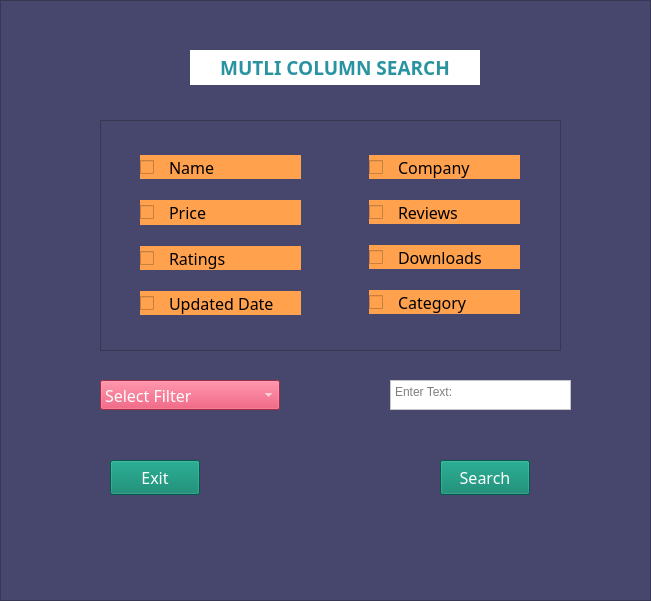
<?xml version="1.0" encoding="UTF-8"?>
<ui version="4.0">
 <class>Form</class>
 <widget class="QWidget" name="Form">
  <property name="geometry">
   <rect>
    <x>0</x>
    <y>0</y>
    <width>651</width>
    <height>601</height>
   </rect>
  </property>
  <property name="windowTitle">
   <string>Form</string>
  </property>
  <widget class="QFrame" name="MainDiv">
   <property name="geometry">
    <rect>
     <x>0</x>
     <y>0</y>
     <width>651</width>
     <height>601</height>
    </rect>
   </property>
   <property name="font">
    <font>
     <family>Arial Rounded MT Bold</family>
     <pointsize>8</pointsize>
     <italic>false</italic>
    </font>
   </property>
   <property name="styleSheet">
    <string notr="true">background-color: rgb(71, 71, 109);</string>
   </property>
   <property name="frameShape">
    <enum>QFrame::StyledPanel</enum>
   </property>
   <property name="frameShadow">
    <enum>QFrame::Raised</enum>
   </property>
   <widget class="QLabel" name="Heading">
    <property name="geometry">
     <rect>
      <x>190</x>
      <y>50</y>
      <width>290</width>
      <height>35</height>
     </rect>
    </property>
    <property name="font">
     <font>
      <family>Arial Rounded MT Bold</family>
      <pointsize>14</pointsize>
      <weight>75</weight>
      <bold>true</bold>
     </font>
    </property>
    <property name="styleSheet">
     <string notr="true">QLabel
{
color: rgb(42, 147, 161);
background-color: rgb(255, 255, 255);
}
</string>
    </property>
    <property name="text">
     <string>MUTLI COLUMN SEARCH</string>
    </property>
    <property name="alignment">
     <set>Qt::AlignCenter</set>
    </property>
    <property name="indent">
     <number>2</number>
    </property>
   </widget>
   <widget class="QPushButton" name="SearchButton">
    <property name="geometry">
     <rect>
      <x>440</x>
      <y>460</y>
      <width>90</width>
      <height>35</height>
     </rect>
    </property>
    <property name="font">
     <font>
      <family>Arial Rounded MT Bold</family>
      <pointsize>12</pointsize>
     </font>
    </property>
    <property name="styleSheet">
     <string notr="true">QPushButton
{
background-color: rgb(0, 128, 103);
color: rgb(255, 255, 255);
}
QPushButton:hover
{
	
	background-color: rgb(0, 128, 103);
}</string>
    </property>
    <property name="text">
     <string>Search</string>
    </property>
   </widget>
   <widget class="QComboBox" name="SelectFilter">
    <property name="geometry">
     <rect>
      <x>100</x>
      <y>380</y>
      <width>180</width>
      <height>30</height>
     </rect>
    </property>
    <property name="font">
     <font>
      <family>Arial Rounded MT Bold</family>
      <pointsize>12</pointsize>
     </font>
    </property>
    <property name="styleSheet">
     <string notr="true">QComboBox
{
	background-color: rgb(225, 60, 94);
color: rgb(255, 255, 255);
}
QComboBox QAbstractItemView
{
	background-color: rgb(0, 128, 103);
    color: rgb(255, 255, 255);
}</string>
    </property>
    <item>
     <property name="text">
      <string>Select Filter</string>
     </property>
    </item>
    <item>
     <property name="text">
      <string>AND</string>
     </property>
    </item>
    <item>
     <property name="text">
      <string>OR</string>
     </property>
    </item>
    <item>
     <property name="text">
      <string>NOT</string>
     </property>
    </item>
   </widget>
   <widget class="QPushButton" name="ExitButton">
    <property name="geometry">
     <rect>
      <x>110</x>
      <y>460</y>
      <width>90</width>
      <height>35</height>
     </rect>
    </property>
    <property name="font">
     <font>
      <family>Arial Rounded MT Bold</family>
      <pointsize>12</pointsize>
     </font>
    </property>
    <property name="styleSheet">
     <string notr="true">QPushButton
{
background-color: rgb(0, 128, 103);
color: rgb(255, 255, 255);
}
QPushButton:hover
{
	
	background-color: rgb(0, 128, 103);
}</string>
    </property>
    <property name="text">
     <string>Exit</string>
    </property>
   </widget>
   <widget class="QFrame" name="frame">
    <property name="geometry">
     <rect>
      <x>100</x>
      <y>120</y>
      <width>461</width>
      <height>231</height>
     </rect>
    </property>
    <property name="styleSheet">
     <string notr="true">font: 12pt &quot;Arial Rounded MT Bold&quot;;</string>
    </property>
    <property name="frameShape">
     <enum>QFrame::StyledPanel</enum>
    </property>
    <property name="frameShadow">
     <enum>QFrame::Raised</enum>
    </property>
    <widget class="QWidget" name="verticalLayoutWidget">
     <property name="geometry">
      <rect>
       <x>30</x>
       <y>20</y>
       <width>181</width>
       <height>191</height>
      </rect>
     </property>
     <layout class="QVBoxLayout" name="verticalLayout">
      <property name="leftMargin">
       <number>10</number>
      </property>
      <property name="rightMargin">
       <number>10</number>
      </property>
      <item>
       <widget class="QCheckBox" name="Name">
        <property name="minimumSize">
         <size>
          <width>25</width>
          <height>0</height>
         </size>
        </property>
        <property name="font">
         <font>
          <family>Arial Rounded MT Bold</family>
          <pointsize>12</pointsize>
          <weight>50</weight>
          <italic>false</italic>
          <bold>false</bold>
         </font>
        </property>
        <property name="styleSheet">
         <string notr="true">QCheckBox
{
	background-color: rgb(255, 161, 77);
	spacing: 15px
}
</string>
        </property>
        <property name="text">
         <string>Name</string>
        </property>
        <property name="tristate">
         <bool>false</bool>
        </property>
       </widget>
      </item>
      <item>
       <widget class="QCheckBox" name="Price">
        <property name="minimumSize">
         <size>
          <width>25</width>
          <height>25</height>
         </size>
        </property>
        <property name="font">
         <font>
          <family>Arial Rounded MT Bold</family>
          <pointsize>12</pointsize>
          <weight>50</weight>
          <italic>false</italic>
          <bold>false</bold>
         </font>
        </property>
        <property name="styleSheet">
         <string notr="true">QCheckBox
{
	background-color: rgb(255, 161, 77);
	spacing: 15px
}
</string>
        </property>
        <property name="text">
         <string>Price</string>
        </property>
        <property name="tristate">
         <bool>false</bool>
        </property>
       </widget>
      </item>
      <item>
       <widget class="QCheckBox" name="Rating">
        <property name="font">
         <font>
          <family>Arial Rounded MT Bold</family>
          <pointsize>12</pointsize>
          <weight>50</weight>
          <italic>false</italic>
          <bold>false</bold>
         </font>
        </property>
        <property name="styleSheet">
         <string notr="true">QCheckBox
{
	background-color: rgb(255, 161, 77);
	spacing: 15px
}
</string>
        </property>
        <property name="text">
         <string>Ratings</string>
        </property>
        <property name="tristate">
         <bool>false</bool>
        </property>
       </widget>
      </item>
      <item>
       <widget class="QCheckBox" name="UpdatedDate">
        <property name="font">
         <font>
          <family>Arial Rounded MT Bold</family>
          <pointsize>12</pointsize>
          <weight>50</weight>
          <italic>false</italic>
          <bold>false</bold>
         </font>
        </property>
        <property name="styleSheet">
         <string notr="true">QCheckBox
{
	background-color: rgb(255, 161, 77);
	spacing: 15px
}
</string>
        </property>
        <property name="text">
         <string>Updated Date</string>
        </property>
        <property name="tristate">
         <bool>false</bool>
        </property>
       </widget>
      </item>
     </layout>
    </widget>
    <widget class="QWidget" name="verticalLayoutWidget_2">
     <property name="geometry">
      <rect>
       <x>259</x>
       <y>20</y>
       <width>171</width>
       <height>191</height>
      </rect>
     </property>
     <layout class="QVBoxLayout" name="verticalLayout_2" stretch="20,0,0,0">
      <property name="leftMargin">
       <number>10</number>
      </property>
      <property name="rightMargin">
       <number>10</number>
      </property>
      <item>
       <widget class="QCheckBox" name="Company">
        <property name="font">
         <font>
          <family>Arial Rounded MT Bold</family>
          <pointsize>12</pointsize>
          <weight>50</weight>
          <italic>false</italic>
          <bold>false</bold>
         </font>
        </property>
        <property name="styleSheet">
         <string notr="true">QCheckBox
{
	background-color: rgb(255, 161, 77);
	spacing: 15px
}
</string>
        </property>
        <property name="text">
         <string>Company</string>
        </property>
        <property name="tristate">
         <bool>false</bool>
        </property>
       </widget>
      </item>
      <item>
       <widget class="QCheckBox" name="Reviews">
        <property name="font">
         <font>
          <family>Arial Rounded MT Bold</family>
          <pointsize>12</pointsize>
          <weight>50</weight>
          <italic>false</italic>
          <bold>false</bold>
         </font>
        </property>
        <property name="styleSheet">
         <string notr="true">QCheckBox
{
	background-color: rgb(255, 161, 77);
	spacing: 15px
}
</string>
        </property>
        <property name="text">
         <string>Reviews</string>
        </property>
        <property name="tristate">
         <bool>false</bool>
        </property>
       </widget>
      </item>
      <item>
       <widget class="QCheckBox" name="Downloads">
        <property name="font">
         <font>
          <family>Arial Rounded MT Bold</family>
          <pointsize>12</pointsize>
          <weight>50</weight>
          <italic>false</italic>
          <bold>false</bold>
         </font>
        </property>
        <property name="styleSheet">
         <string notr="true">QCheckBox
{
	background-color: rgb(255, 161, 77);
	spacing: 15px
}
</string>
        </property>
        <property name="text">
         <string>Downloads</string>
        </property>
        <property name="tristate">
         <bool>false</bool>
        </property>
       </widget>
      </item>
      <item>
       <widget class="QCheckBox" name="Category">
        <property name="font">
         <font>
          <family>Arial Rounded MT Bold</family>
          <pointsize>12</pointsize>
          <weight>50</weight>
          <italic>false</italic>
          <bold>false</bold>
         </font>
        </property>
        <property name="styleSheet">
         <string notr="true">QCheckBox
{
	background-color: rgb(255, 161, 77);
	spacing: 15px
}
</string>
        </property>
        <property name="text">
         <string>Category</string>
        </property>
        <property name="tristate">
         <bool>false</bool>
        </property>
       </widget>
      </item>
     </layout>
    </widget>
   </widget>
   <widget class="QTextEdit" name="SearchBar">
    <property name="geometry">
     <rect>
      <x>390</x>
      <y>380</y>
      <width>181</width>
      <height>30</height>
     </rect>
    </property>
    <property name="styleSheet">
     <string notr="true">background-color: rgb(255, 255, 255);
</string>
    </property>
    <property name="placeholderText">
     <string>Enter Text:</string>
    </property>
   </widget>
  </widget>
 </widget>
 <resources/>
 <connections/>
</ui>
